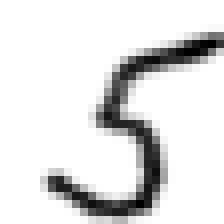
#> input picture Rashid/Meine_Fotos/2828_bov_4.png, 28 x 28 px (shown 8 times larger)
$ jupyter execute --allow-errors KNN_MNIST_Klaus.ipynb   (shell and % lines are left out)
#> lines starting #> are read from the running program, lines starting #| are printed output that depends on the picture; long printed decimals are rounded
### Rashid/zippen.py
from zipfile import ZipFile
from shutil import unpack_archive as unpack

# Es muss eine CSV-Datei mit dem Namen "csv_name.zip" im Verzeichnis "dir_name" geben!

# Diese Datei ist gepackte CSV-Datei, die im Original den Namen "csv_name" hatte

# Diese Datei wird dorthin entpackt unter dem Namen "csv_name"

def zip_entpacken (csv_name, dir_name):
    filename = dir_name + "/" + csv_name + ".zip"
    unpack(filename, dir_name)
    data_file = open (dir_name + "/" + csv_name, "r")
    return data_file.readlines()

### Rashid/KNN_MNIST_Klaus.ipynb
# Jupyter-Notebook für ein eigenes KNN

Hier wird ein KNN trainiert und getestet zum Erkennen von Ziffern.

Die Ziffern (0, 1, ..., 9) liegen als Graustufenbilder in der Auflösung 28x28 vor, sind als CSV-Datei verfügbar als sog. MNIST-Datensatz.

- **Code für ein 3-schichtiges KNN (Input - Hidden - Output)**
- **Code zum Trainieren des Netzes für die MNIST-Daten**

## Import der notwendigen Bibliotheken

[cell 1]
import numpy as np
from scipy.special import expit
import matplotlib.pyplot as plt
import pandas as pd
import imageio.v2 as imageio
import glob

# ensure the plots are inside this notebook, not an external window

## Python-Klasse für ein neuronales Netz

**3-schichtiges Neuronales Netz**

Parameter:
- Anzahl Neuronen des Input Layer
- Anzahl Neuronen des Hidden Layer
- Anzahl Neuronen des Output-Layer
- Lernrate

[cell 2]
# neural network class definition
class neuralNetwork:


    # initialise the neural network
    def __init__(self, inputnodes, hiddennodes, outputnodes, learningrate):
        # set number of nodes in each input, hidden, output layer
        self.inodes = inputnodes
        self.hnodes = hiddennodes
        self.onodes = outputnodes

        # link weight matrices, wih and who
        # weights inside the arrays are w_i_j, where link is from node i to node j in the next layer
        # w11 w21
        # w12 w22 etc
        self.wih = np.random.normal(0.0, pow(self.inodes, -0.5), (self.hnodes, self.inodes))
        self.who = np.random.normal(0.0, pow(self.hnodes, -0.5), (self.onodes, self.hnodes))

        # learning rate
        self.lr = learningrate

        # activation function is the sigmoid function
        self.activation_function = lambda x: expit(x)

        pass


    # train the neural network
    # [27 lines left out: function train, not called in this run]


    # query the neural network
    def query(self, inputs_list):
        # convert inputs list to 2d array
        inputs = np.array(inputs_list, ndmin=2).T

        # calculate signals into hidden layer
        hidden_inputs = np.dot(self.wih, inputs)
        # calculate the signals emerging from hidden layer
        hidden_outputs = self.activation_function(hidden_inputs)

        # calculate signals into final output layer
        final_inputs = np.dot(self.who, hidden_outputs)
        # calculate the signals emerging from final output layer
        final_outputs = self.activation_function(final_inputs)

        return final_outputs

## Parameter setzen und KNN aufbauen

[cell 3]
# number of input, hidden and output nodes
input_nodes = 784
hidden_nodes = 200
output_nodes = 10

# learning rate
learning_rate = 0.1

# create instance of neural network
knn = neuralNetwork(input_nodes,hidden_nodes,output_nodes, learning_rate)

## Trainingsdaten (ggf. entpacken und) laden

Falls die CSV-Datei nur gezipped vorliegt:
- führen Sie die folgende Zelle aus, und dann nicht(!) die übernächste

ansonsten
- führen Sie nur die übernächste Zelle aus.

[cell 4]
import zippen

#> (the rest of this cell did not finish here and is left out)


#> (a cell that did not finish here is left out)

- Der Trainingsdatensatz ist zeilenweise aufgebaut.
- Jede Zeile ist jetzt als String in einer Liste vorhanden.
- Dieser String enthält 785 Integerwerte, jeweils durch ein Komma getrennt.
  - Der erste Eintrag ist die dargestellt Ziffer
  - die folgenden 784 Einträge sind die 28x28 Pixelwerte, also Werte aus [0, 255]

Beispielsweise hier der 0-te Datensatz:

#> (a cell that did not finish here is left out)

## KNN trainieren

[cell 7]
# train the neural network

# epochs is the number of times the training data set is used for training
epochs = 10
print ("Bitte warten!")

#> (the rest of this cell did not finish here and is left out)

## Alle Trainingsdaten testen

***Zur Kontrolle werden alle Trainingsdaten getestet, da (natürlich) ein KNN in der Regel nicht notwendigerweise alle Trainingsdaten korrekt klassifiziert.***

[cell 8]
# [26 lines left out: function test_all_data, not called in this run]
    # print(wrongIndizes)

#> (a cell that did not finish here is left out)

## Wie gut wurden die Trainingsdaten klassifiziert?

Zunächst eine Hilfsfunktion:
- `data_list` enthält wahlweise die Trainings- oder die Testdaten
- `index` ist der Index des untersuchten Eintrags in der Liste

Die Funktion liefert ein Tupel von Labeln:
- Dasjenige Label, das der Eintrag laut Liste haben soll
- Das Label das das KNN liefert.

[cell 10]
# [11 lines left out: function soll_ist, not called in this run]

Mit der folgenden Funtion kann man alle Daten testen. Es wird eine Numpy-Matrix erzeugt.

[cell 11]
# [7 lines left out: function soll_ist_all, not called in this run]

In der folgenden Tabelle sind die Fehler aufgelistet.

- Steht z.B. in der 3-ten Zeile der Wert 17 in der 4-ten Spalte, wurde 17 mal die Ziffer `3` fälschlicherweise als Ziffer `4` erkannt.

#> (a cell that did not finish here is left out)

## Wie gut werden mit diesem KNN die Testdaten klassifiziert?

#> (a cell that did not finish here is left out)

Hier sieht man den 0-ten Datensatz der Testdaten

#> (a cell that did not finish here is left out)

#> (a cell that did not finish here is left out)

## Eigene Bilder laden

**Bitte die geünschten Testdaten angeben!**

- Man kann mehrere Bilder testen. Alle Bilder liegen in einem Unterverzeichnis.
- Der Name jeder Bild-Datei in diesem Unterverzeichnis hat die Form "xxx_n.png", wobei "xxx" ein beliebiger Text ist und "n" das Label (also die in dem Bild dargestellt Ziffer) ist

[cell 16]
# our own image test data set
our_own_dataset = []

# load the png image data as test data set
for image_file_name in glob.glob('my_own_images/2828_my_own_?.png'):
#for image_file_name in glob.glob('Meine_Fotos/2828_bov_?.png'):

    # use the filename to set the correct label
    label = int(image_file_name[-5:-4])

    # load image data from png files into an array
    print ("loading ... ", image_file_name)
    img_array = imageio.imread(image_file_name, as_gray=True)

    # reshape from 28x28 to list of 784 values, invert values
    img_data  = 255.0 - img_array.reshape(784)

    # then scale data to range from 0.01 to 1.0
    img_data = (img_data / 255.0 * 0.99) + 0.01

    # append label and image data  to test data set
    record = np.append(label,img_data)
    our_own_dataset.append(record)

    pass

## Eine eigenes Bild aus dieser Bildersammlung testen

[cell 17]
# Nummer des Testbildes:
# record to test
item = 4

#> (a cell that did not finish here is left out)

## Alle eigenen Bilder testen

[cell 19]
for item in range (len(our_own_dataset)):

    # correct answer is first value
    correct_label = our_own_dataset[item][0]
    # data is remaining values
    inputs = our_own_dataset[item][1:]

    # query the network
    outputs = knn.query(inputs)

    # the index of the highest value corresponds to the label
    label = np.argmax(outputs)
    print("Bildnummer", item, ": network says:", label, "; shoud be:", int(correct_label))
    # append correct or incorrect to list
    if (label == correct_label):
        print ("match!")
    else:
        print ("no match!")

## Ein eigenes Bild testen

[cell 20]
def testen (image_file_name, correct_label):
#> called with image_file_name = 'Meine_Fotos/2828_bov_4.png', correct_label = 5
    img_array = imageio.imread(image_file_name, as_gray=True)
#> img_array is the input picture: shape (28, 28) float32; min 0, max 255, mean 224.6

    # reshape from 28x28 to list of 784 values, invert values
    img_data  = 255.0 - img_array.reshape(784)
#> img_data = 784 values, max 255 at index 166, min 0 at index 0, mean 30.36

    # then scale data to range from 0.01 to 1.0
    img_data = (img_data / 255.0 * 0.99) + 0.01
#> img_data = 784 values, max 1 at index 166, min 0.01 at index 0, mean 0.128
    #print(numpy.min(img_data))
    #print(numpy.max(img_data))

    # plot image
    plt.imshow(img_data.reshape(28,28), cmap='Greys', interpolation='None')

    # data is remaining values
    inputs = img_data
#> inputs has the same summary as img_data

    # query the network
    outputs = knn.query(inputs)
#> in query, `inputs = np.array(inputs_list, ndmin=2).T`: inputs has the same summary as img_data in testen
#> in query, `hidden_inputs = np.dot(self.wih, inputs)`: hidden_inputs = 200 values, max 0.785 at index 198, min -0.964 at index 104, mean 0.0333
#> in query, `hidden_inputs = np.dot(self.wih, inputs)`:
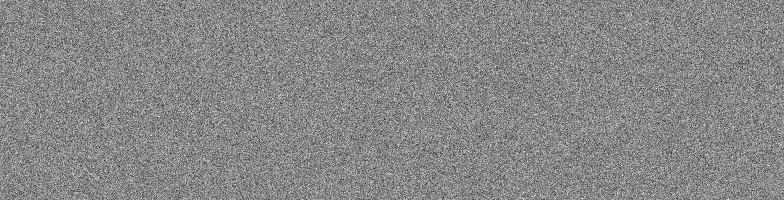
#> self.wih: shape (200, 784) float64; min -0.173, max 0.153, mean 0.000192; drawn with min black and max white
#> in query, `hidden_outputs = self.activation_function(hidden_inputs)`: hidden_outputs = 200 values, max 0.687 at index 198, min 0.276 at index 104, mean 0.508
#> in query, `final_inputs = np.dot(self.who, hidden_outputs)`: final_inputs = [-0.0296, -0.537, 0.308, -1.03, 0.724, 0.467, -0.551, 0.312, -0.00285, 0.392]
#> in query, `final_outputs = self.activation_function(final_inputs)`: final_outputs = [0.493, 0.369, 0.576, 0.264, 0.673, 0.615, 0.366, 0.577, 0.499, 0.597]
#> outputs has the same summary as final_outputs in query
    for i in range (output_nodes):
        print (f'Güte der Erkennung {outputs[i][0]:1.5f} für die Ziffer {i}')
#> this loop made 10 passes
#| Güte der Erkennung 0.4926 für die Ziffer 0
#| Güte der Erkennung 0.3689 für die Ziffer 1
#| Güte der Erkennung 0.5763 für die Ziffer 2
#| Güte der Erkennung 0.2638 für die Ziffer 3
#| Güte der Erkennung 0.6735 für die Ziffer 4
#| Güte der Erkennung 0.6146 für die Ziffer 5
#| Güte der Erkennung 0.3657 für die Ziffer 6
#| Güte der Erkennung 0.5773 für die Ziffer 7
#> (further printed lines are left out)


    # the index of the highest value corresponds to the label
    label = np.argmax(outputs)
#> label = 4
    print("network says ", label)
#| network says  4

    # append correct or incorrect to list
    if (label == correct_label):
        print ("match!")
    else:
        print ("no match!, should be", int(correct_label))


testen ('Meine_Fotos/2828_bov_4.png', 5)
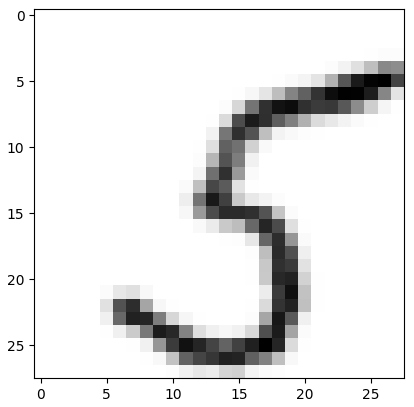
#> figure drawn by matplotlib, 1 panel
